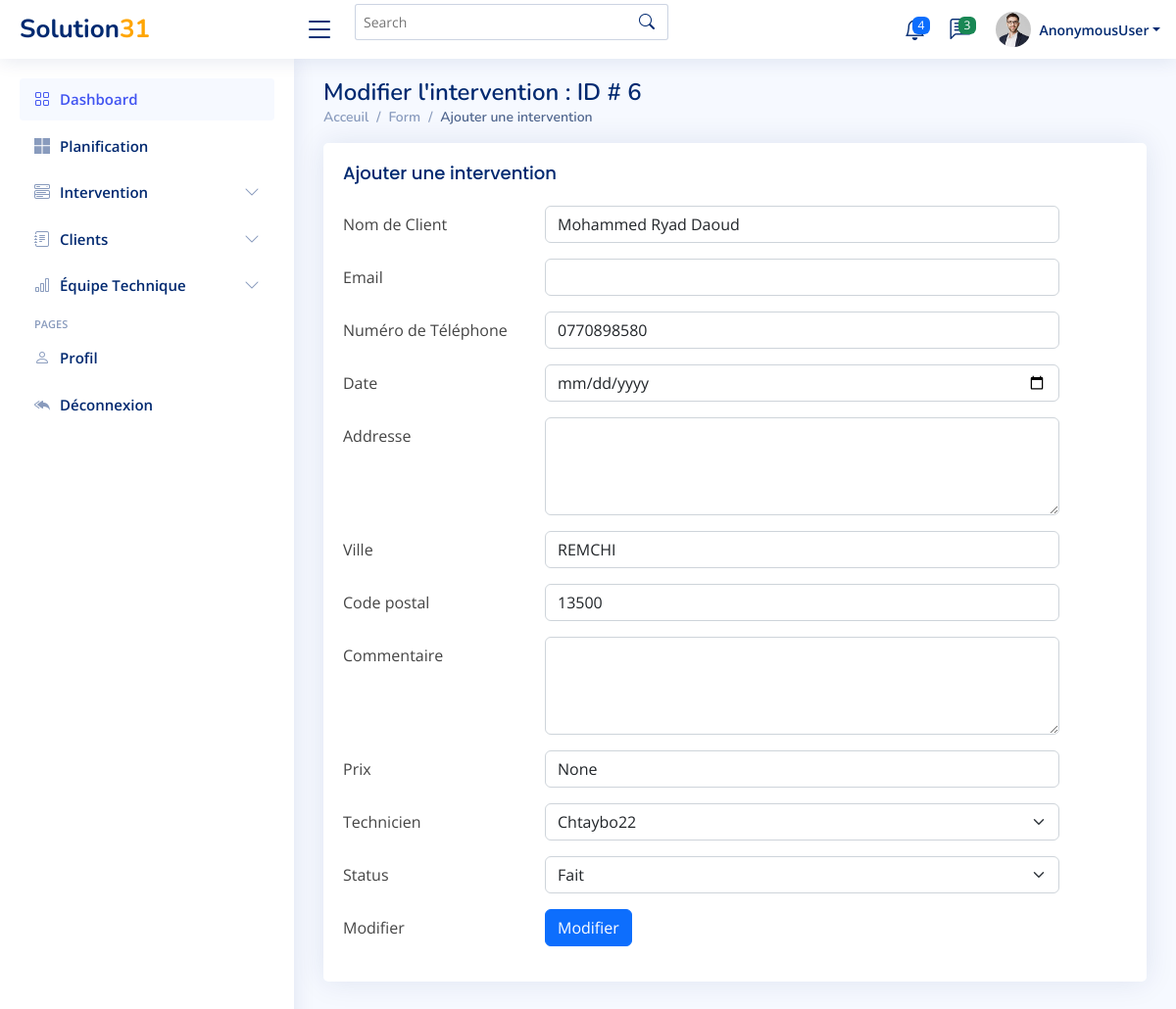
/interventions/Editer/6, run on an earlier commit of the app's database.
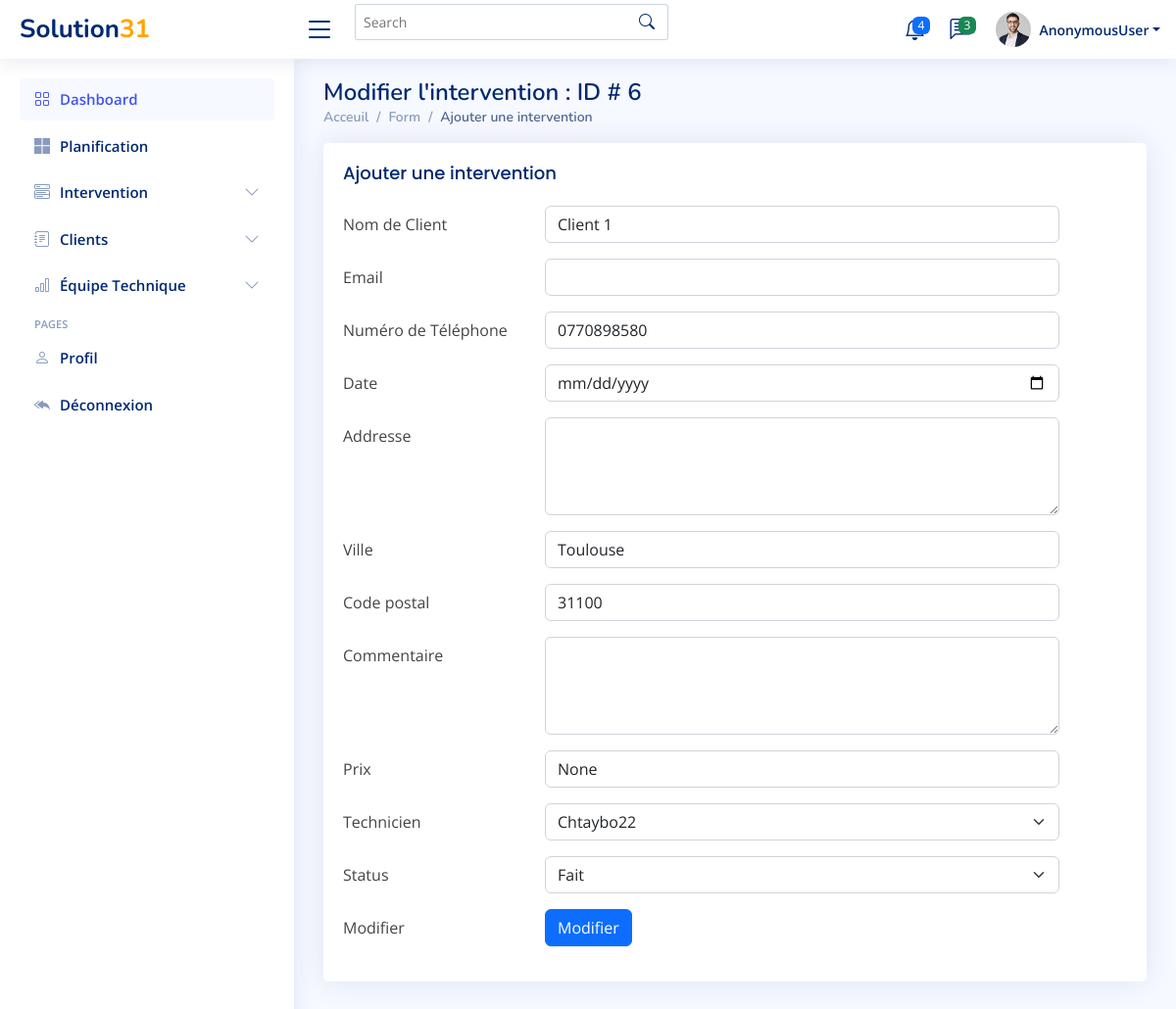
And on a later commit of the database.
### Dashboard/models.py (models this page shows, shortened)
class Intervention(models.Model):
    Date_Ajouté = models.DateTimeField(auto_now_add=True)
    Nom_Client= models.CharField(max_length=100, blank=False , null=False)
    Numéro = models.CharField(max_length=100, blank=False , null=False)
    Ville = models.CharField(max_length=100, blank=False , null=False)
    Date=models.DateField(null=True,blank=True)
    Address = models.CharField(max_length=100, blank=False , null=False)
    Code_postal = models.IntegerField()
    Par= models.ForeignKey(UserProfile, on_delete=models.SET_NULL, null=True, blank=True, )
    Commentaire = models.CharField(max_length=500, blank=True, null=True)
    Prix = models.IntegerField(blank=True, null=True)
    Status = models.CharField(max_length=500,choices=CHOICES, default='en attendant', blank=True, null=True)
    valeur =models.IntegerField(default=1)

### Dashboard/views.py (the view)
# urls.py: path('interventions/Editer/<int:inter_id>', Edit_intervention, name='Edit_intervention'),
def Edit_intervention(request,inter_id):
    intervention = Intervention.objects.get(pk=inter_id)
    if request.method == 'POST':
        form = InterventionForm(request.POST, instance=intervention)
        if form.is_valid():
            intervention = form.save(commit=False)
            intervention.status = request.POST.get('status')
            form.save()
            return redirect('list_interventions_enattente')
    else:
        form = InterventionForm(instance=intervention)
    techs = UserProfile.objects.all()
    context ={'int':intervention, 'form':form  , 'techs': techs}
    return render(request,'Dashboard/Edit_intervention.html' ,context)

### Dashboard/forms.py
class InterventionForm(forms.ModelForm):
    CHOICES = (
        ('Fait', 'Fait'),
        ('en attendant', 'en attendant'),
        ('annulée', 'annulée'),
    )
    Status = forms.CharField(widget=forms.Select(choices=CHOICES))
    class Meta :
        model = Intervention
        fields = ['Nom_Client', 'Numéro', 'Ville', 'Date','Address','Code_postal','Commentaire','Prix','Par',]

### Dashboard/models.py (called while the page is built)
    def __str__(self):
        return self.user.username

### Dashboard/templates/Dashboard/Edit_intervention.html (shortened to what the changed rows need)
{% extends 'Dashboard/main.html' %}
{% block content %}
  <main id="main" class="main">
    <div class="pagetitle">
      <h1> Modifier l'intervention : ID # {{int.id}}</h1>
      <nav>
        <ol class="breadcrumb">
        </ol>
      </nav>
    </div>
    <section class="section">
      <div class="row">
        <div class="col-lg-12">
          <div class="card">
            <div class="card-body">
              <form method="POST"   action="{% url 'Edit_intervention' int.id %}"  >
                <div class="row mb-3">
                  <div class="col-sm-8">
                    <input type="text"  value="{{int.Nom_Client}}" name="Nom_Client" class="form-control">
                  </div>
                </div>
                <div class="row mb-3">
                  <div class="col-sm-8">
                    <input type="text" value="{{int.Numéro}}" name="Numéro" class="form-control">
                  </div>
                </div>
                <div class="row mb-3">
                  <div class="col-sm-8">
                    <input type="date"  value="{{int.Date}}" name="Date"  class="form-control">
                  </div>
                </div>
                <div class="row mb-3">
                  <div class="col-sm-8">
                    <textarea class="form-control"  value="{{int.Address}}" name="Address" style="height: 100px"></textarea>
                  </div>
                </div>
                <div class="row mb-3">
                  <div class="col-sm-8">
                    <input type="text"  name="Ville" value="{{int.Ville}}" class="form-control">
                  </div>
                </div>
                <div class="row mb-3">
                  <div class="col-sm-8">
                    <input type="text"  value="{{int.Code_postal}}" name="Code_postal" class="form-control">
                  </div>
                </div>
                <div class="row mb-3">
                  <div class="col-sm-8">
                    <textarea class="form-control"  value="{{int.Commentaire}}" name="Commentaire" style="height: 100px"></textarea>
                  </div>
                </div>
                <div class="row mb-3">
                  <div class="col-sm-8">
                    <input type="text"  name="Prix" value="{{int.Prix}}" class="form-control">
                  </div>
                </div>
                <div class="row mb-3">
                  <div class="col-sm-8">
                    <select class="form-select"  value="{{int.Status}}" name="Status" aria-label="Default select example">
                      <option selected value="Fait" name="Status"  >Fait</option>
                    </select>
                  </div>
                </div>
              </form>
            </div>
          </div>
        </div>
      </div>
    </section>
  </main>
{% endblock content %}

What changed in the data, as far as the page shows it:
changed Intervention "None": Nom_Client "Mohammed Ryad Daoud" → "Client 1"; Ville "REMCHI" → "Toulouse"; Code_postal "13500" → "31100"
